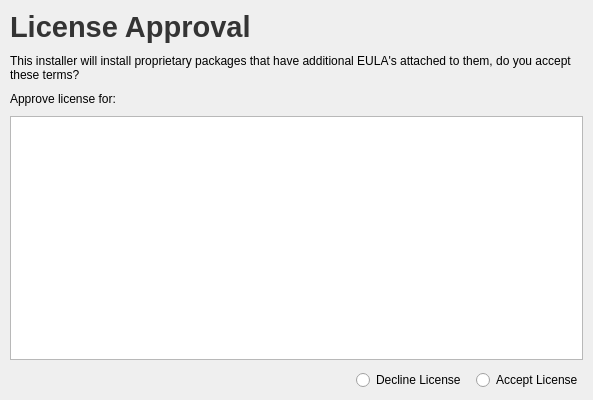
<?xml version="1.0" encoding="UTF-8"?>
<ui version="4.0">
 <class>LicensePage</class>
 <widget class="QWidget" name="LicensePage">
  <property name="geometry">
   <rect>
    <x>0</x>
    <y>0</y>
    <width>593</width>
    <height>400</height>
   </rect>
  </property>
  <property name="windowTitle">
   <string/>
  </property>
  <layout class="QVBoxLayout" name="verticalLayout">
   <property name="spacing">
    <number>10</number>
   </property>
   <property name="margin">
    <number>10</number>
   </property>
   <item>
    <layout class="QHBoxLayout" name="horizontalLayout_2">
     <property name="sizeConstraint">
      <enum>QLayout::SetDefaultConstraint</enum>
     </property>
     <property name="topMargin">
      <number>0</number>
     </property>
     <item>
      <widget class="QLabel" name="mainText">
       <property name="maximumSize">
        <size>
         <width>16777215</width>
         <height>40</height>
        </size>
       </property>
       <property name="font">
        <font>
         <pointsize>14</pointsize>
        </font>
       </property>
       <property name="text">
        <string>&lt;!DOCTYPE HTML PUBLIC &quot;-//W3C//DTD HTML 4.0//EN&quot; &quot;http://www.w3.org/TR/REC-html40/strict.dtd&quot;&gt;
&lt;html&gt;&lt;head&gt;&lt;meta name=&quot;qrichtext&quot; content=&quot;1&quot; /&gt;&lt;style type=&quot;text/css&quot;&gt;
p, li { white-space: pre-wrap; }
&lt;/style&gt;&lt;/head&gt;&lt;body style=&quot; font-family:'Sans Serif'; font-size:10pt; font-weight:400; font-style:normal;&quot;&gt;
&lt;p style=&quot; margin-top:0px; margin-bottom:0px; margin-left:0px; margin-right:0px; -qt-block-indent:0; text-indent:0px;&quot;&gt;&lt;span style=&quot; font-size:22pt; font-weight:600; color:#343434;&quot;&gt;License Approval&lt;/span&gt;&lt;/p&gt;&lt;/body&gt;&lt;/html&gt;</string>
       </property>
      </widget>
     </item>
    </layout>
   </item>
   <item>
    <widget class="QLabel" name="label_2">
     <property name="autoFillBackground">
      <bool>false</bool>
     </property>
     <property name="text">
      <string>This installer will install proprietary packages that have additional EULA's attached to them, do you accept these terms?</string>
     </property>
     <property name="scaledContents">
      <bool>true</bool>
     </property>
     <property name="wordWrap">
      <bool>true</bool>
     </property>
    </widget>
   </item>
   <item>
    <widget class="QLabel" name="licenseLabel">
     <property name="text">
      <string>Approve license for:</string>
     </property>
    </widget>
   </item>
   <item>
    <widget class="QTextEdit" name="textEdit">
     <property name="readOnly">
      <bool>true</bool>
     </property>
    </widget>
   </item>
   <item>
    <layout class="QHBoxLayout" name="horizontalLayout">
     <item>
      <spacer name="horizontalSpacer">
       <property name="orientation">
        <enum>Qt::Horizontal</enum>
       </property>
       <property name="sizeHint" stdset="0">
        <size>
         <width>40</width>
         <height>20</height>
        </size>
       </property>
      </spacer>
     </item>
     <item>
      <widget class="QRadioButton" name="declineButton">
       <property name="text">
        <string>Decline License</string>
       </property>
      </widget>
     </item>
     <item>
      <widget class="QRadioButton" name="acceptButton">
       <property name="text">
        <string>Accept License</string>
       </property>
      </widget>
     </item>
    </layout>
   </item>
  </layout>
 </widget>
 <resources/>
 <connections/>
</ui>
